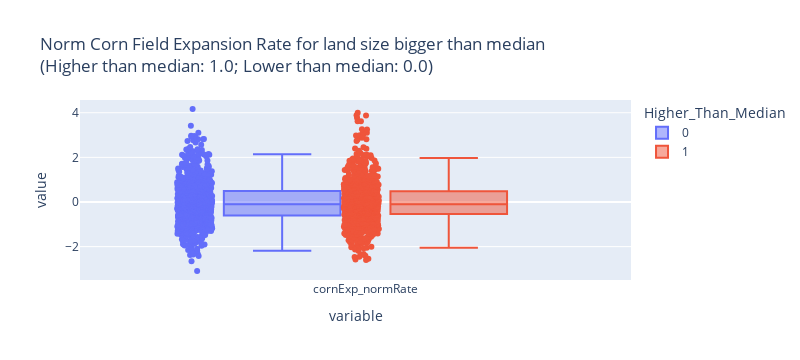

Notebook code for this chart:
### Code cell
import plotly.express as px
fig_box = px.box(last_df,                                           # Specify data frame
                 y=["cornExp_normRate"],                       # Select posrecip and negrecip variables
                 points="all",                                     # Include all observations as data points
                 color = 'Higher_Than_Median',                                # Color (and group by) column "Cluster"
                 labels = {"Cluster": "Altruism"},                 # Rename "Cluster" as "Altruism" in our legend
                 title = """Norm Corn Field Expansion Rate for land size bigger than median 
                 <br>(Higher than median: 1.0; Lower than median: 0.0)""")       # Always add a title!
fig_box.update_layout(autosize=False, width = 800)                # Specify width (by default, full notebook cell)
fig_box

### Figure 1 — Plotly figure (JSON) as saved in the notebook; plotly's stock layout.template omitted (floating-point values rounded to 4 significant figures; data arrays with more than 128 entries replaced by an {"elided": "..."} marker saying what was removed)
{"data": [{"alignmentgroup": "True", "boxpoints": "all", "hovertemplate": "Higher_Than_Median=0<br>variable=%{x}<br>value=%{y}<extra></extra>", "legendgroup": "0", "marker": {"color": "#636efa"}, "name": "0", "notched": false, "offsetgroup": "0", "orientation": "v", "showlegend": true, "type": "box", "x": {"elided": "858 str values"}, "x0": " ", "xaxis": "x", "y": {"elided": "858 float values"}, "y0": " ", "yaxis": "y"}, {"alignmentgroup": "True", "boxpoints": "all", "hovertemplate": "Higher_Than_Median=1<br>variable=%{x}<br>value=%{y}<extra></extra>", "legendgroup": "1", "marker": {"color": "#EF553B"}, "name": "1", "notched": false, "offsetgroup": "1", "orientation": "v", "showlegend": true, "type": "box", "x": {"elided": "858 str values"}, "x0": " ", "xaxis": "x", "y": {"elided": "858 float values"}, "y0": " ", "yaxis": "y"}], "layout": {"autosize": false, "boxmode": "group", "height": 360, "legend": {"title": {"text": "Higher_Than_Median"}, "tracegroupgap": 0}, "title": {"text": "Norm Corn Field Expansion Rate for land size bigger than median \n                 <br>(Higher than median: 1.0; Lower than median: 0.0)"}, "width": 800, "xaxis": {"anchor": "y", "autorange": true, "domain": [0, 1], "range": [-0.5998, 0.5579], "title": {"text": "variable"}, "type": "category"}, "yaxis": {"anchor": "x", "autorange": true, "domain": [0, 1], "range": [-3.495, 4.571], "title": {"text": "value"}, "type": "linear"}}}
